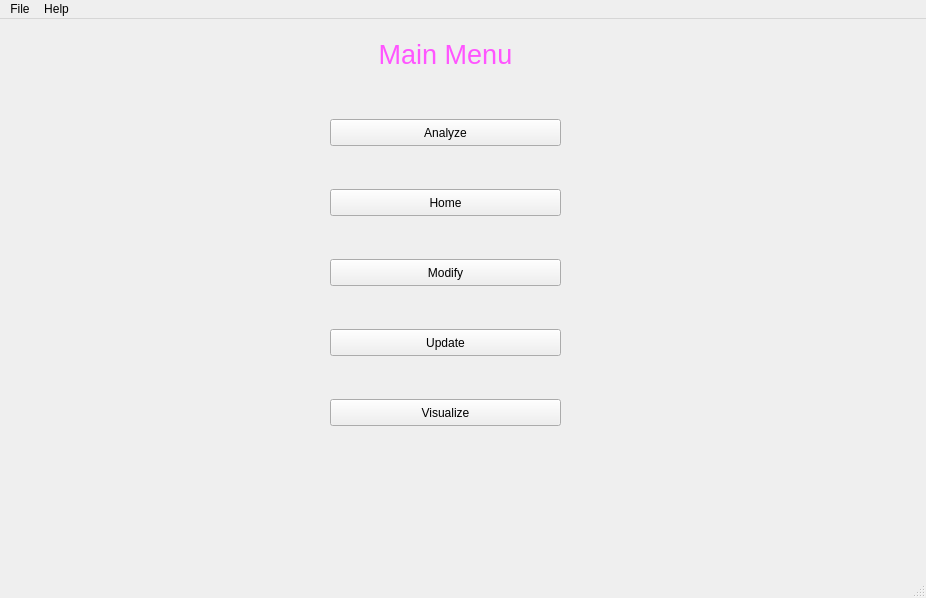
<?xml version="1.0" encoding="UTF-8"?>
<ui version="4.0">
 <class>MainWindow</class>
 <widget class="QMainWindow" name="MainWindow">
  <property name="geometry">
   <rect>
    <x>0</x>
    <y>0</y>
    <width>926</width>
    <height>598</height>
   </rect>
  </property>
  <property name="windowTitle">
   <string>MainWindow</string>
  </property>
  <widget class="QWidget" name="centralwidget">
   <widget class="QLabel" name="label_2">
    <property name="geometry">
     <rect>
      <x>130</x>
      <y>20</y>
      <width>631</width>
      <height>51</height>
     </rect>
    </property>
    <property name="text">
     <string>&lt;html&gt;&lt;head/&gt;&lt;body&gt;&lt;p align=&quot;center&quot;&gt;&lt;span style=&quot; font-size:20pt; color:#ff55ff;&quot;&gt;Main Menu&lt;/span&gt;&lt;/p&gt;&lt;p align=&quot;center&quot;&gt;&lt;br/&gt;&lt;/p&gt;&lt;/body&gt;&lt;/html&gt;</string>
    </property>
    <property name="textFormat">
     <enum>Qt::RichText</enum>
    </property>
    <property name="wordWrap">
     <bool>true</bool>
    </property>
   </widget>
   <widget class="QPushButton" name="pushButton_2">
    <property name="geometry">
     <rect>
      <x>330</x>
      <y>170</y>
      <width>231</width>
      <height>27</height>
     </rect>
    </property>
    <property name="text">
     <string>Home</string>
    </property>
   </widget>
   <widget class="QPushButton" name="pushButton_3">
    <property name="geometry">
     <rect>
      <x>330</x>
      <y>310</y>
      <width>231</width>
      <height>27</height>
     </rect>
    </property>
    <property name="text">
     <string>Update</string>
    </property>
   </widget>
   <widget class="QPushButton" name="pushButton_4">
    <property name="geometry">
     <rect>
      <x>330</x>
      <y>380</y>
      <width>231</width>
      <height>27</height>
     </rect>
    </property>
    <property name="text">
     <string>Visualize</string>
    </property>
   </widget>
   <widget class="QPushButton" name="pushButton_5">
    <property name="geometry">
     <rect>
      <x>330</x>
      <y>100</y>
      <width>231</width>
      <height>27</height>
     </rect>
    </property>
    <property name="text">
     <string>Analyze</string>
    </property>
   </widget>
   <widget class="QPushButton" name="pushButton_6">
    <property name="geometry">
     <rect>
      <x>330</x>
      <y>240</y>
      <width>231</width>
      <height>27</height>
     </rect>
    </property>
    <property name="text">
     <string>Modify</string>
    </property>
   </widget>
  </widget>
  <widget class="QMenuBar" name="menubar">
   <property name="geometry">
    <rect>
     <x>0</x>
     <y>0</y>
     <width>926</width>
     <height>25</height>
    </rect>
   </property>
   <widget class="QMenu" name="menuFile">
    <property name="title">
     <string>File</string>
    </property>
    <addaction name="actionOpen_File"/>
    <addaction name="actionSave_File_As"/>
    <addaction name="actionExit"/>
   </widget>
   <widget class="QMenu" name="menuHelp">
    <property name="title">
     <string>Help</string>
    </property>
    <addaction name="actionDecumentation"/>
   </widget>
   <addaction name="menuFile"/>
   <addaction name="menuHelp"/>
  </widget>
  <widget class="QStatusBar" name="statusbar"/>
  <action name="actionDecumentation">
   <property name="icon">
    <iconset>
     <normaloff>document.png</normaloff>document.png</iconset>
   </property>
   <property name="text">
    <string>Documentation</string>
   </property>
   <property name="toolTip">
    <string>Documentation</string>
   </property>
  </action>
  <action name="actionOpen_File">
   <property name="icon">
    <iconset>
     <normaloff>openFile.png</normaloff>openFile.png</iconset>
   </property>
   <property name="text">
    <string>Open File</string>
   </property>
  </action>
  <action name="actionSave_File_As">
   <property name="icon">
    <iconset>
     <normaloff>saveFIle.png</normaloff>saveFIle.png</iconset>
   </property>
   <property name="text">
    <string>Save File As</string>
   </property>
  </action>
  <action name="actionExit">
   <property name="icon">
    <iconset>
     <normaloff>exit.png</normaloff>exit.png</iconset>
   </property>
   <property name="text">
    <string>Exit</string>
   </property>
  </action>
 </widget>
 <resources/>
 <connections/>
</ui>
